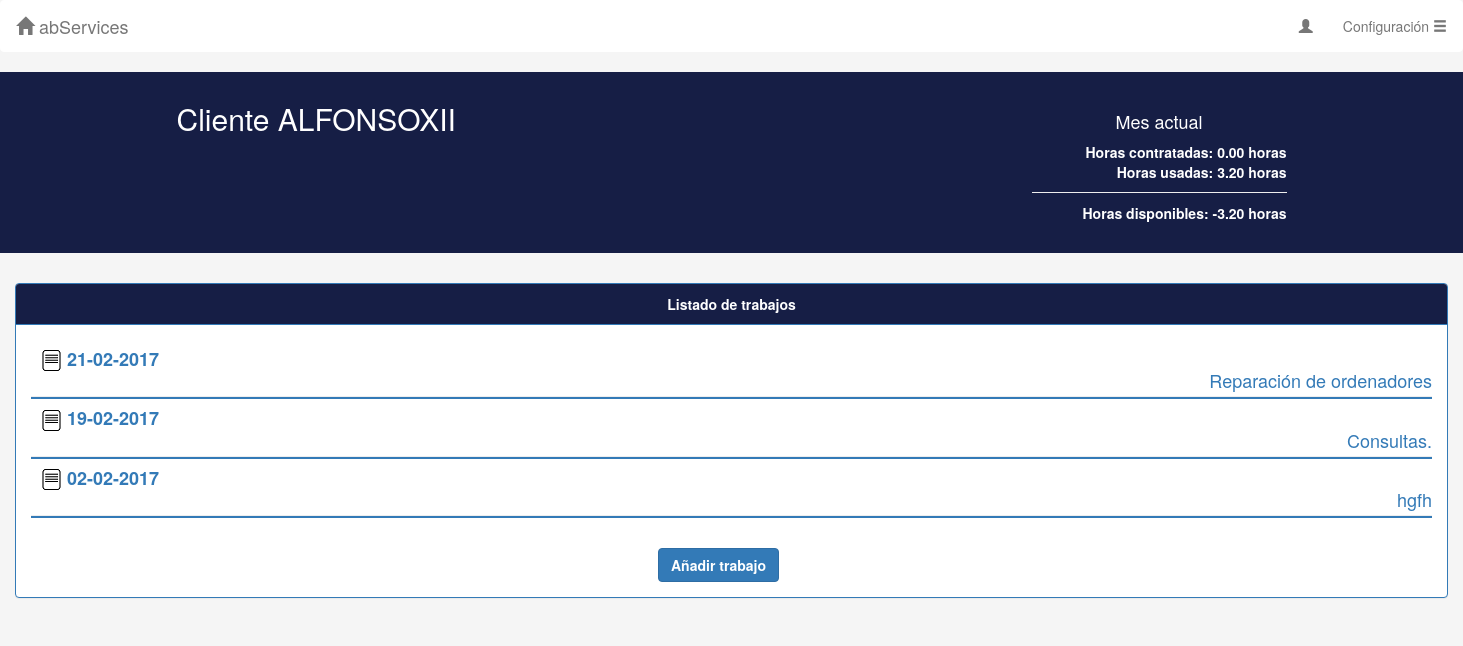
/trabajosCliente.php?cliente=ALFONSOXII, run on an earlier commit of the app's database.
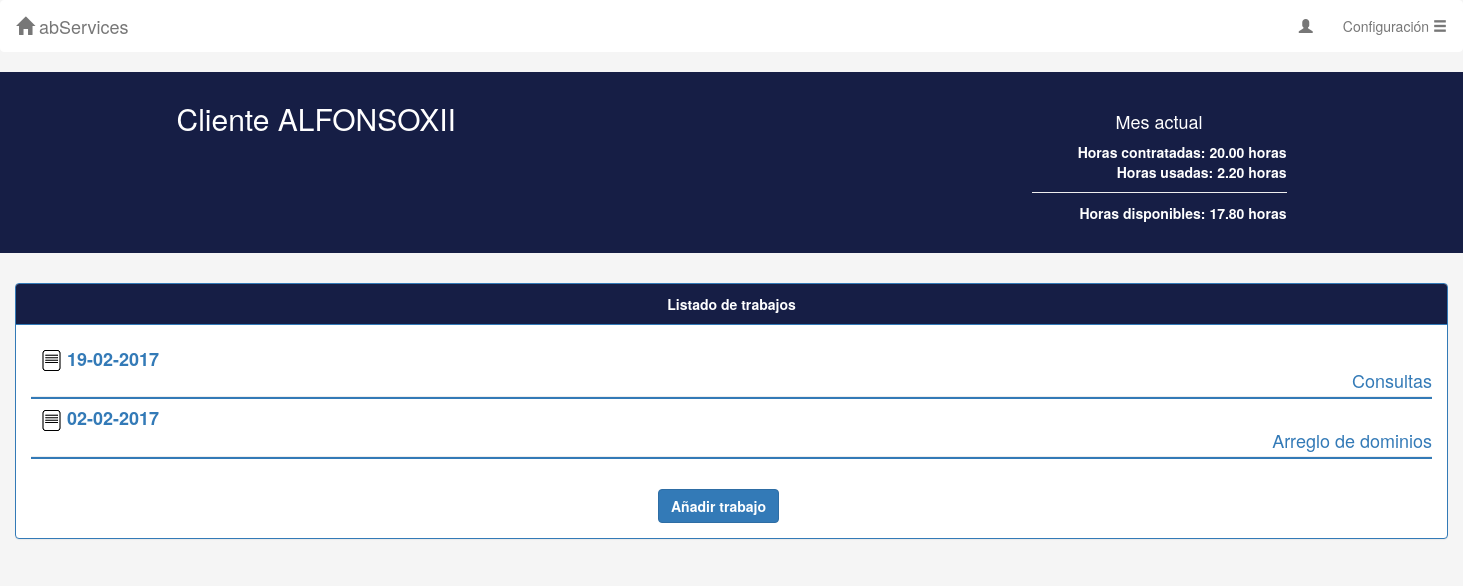
And on a later commit of the database.
### tables this page shows
CREATE TABLE `trabajos` (
  `Id` int(11) NOT NULL,
  `IdCliente` varchar(30) NOT NULL,
  `Trabajador` varchar(3) NOT NULL,
  `FVisita` date NOT NULL,
  `HoraE` time NOT NULL,
  `HoraS` time NOT NULL,
  `Descripcion` text NOT NULL,
  `DescripcionMat` text,
  `Observaciones` text
);

CREATE TABLE `clientes` (
  `Id` varchar(30) NOT NULL,
  `Horas` int(11) NOT NULL
);

### includes/php/config.php (called while the page is built, shortened)
<?php
$mysqli = new mysqli(BD_HOST, BD_USER, BD_PASS, BD_NAME);
$mysqli->set_charset("utf8");
function sanitizeArgs(&$args) {
	global $mysqli;
	for($i=0; $i < count($args); $i++){
		$args[$i] = mysqli_real_escape_string($mysqli, $args[$i]);
		$args[$i] = htmlspecialchars_decode(trim(strip_tags(stripslashes($args[$i]))));
	}
}
?>

### includes/php/clientesBD.php (called while the page is built, shortened)
<?php
require_once(__DIR__."/config.php");
function getHoras($id){
	global $mysqli;
	$args = array($id);
	$pst = $mysqli->prepare("SELECT Horas FROM clientes WHERE Id = ?");
	$pst->bind_param("s",$args[0]);
	$pst->execute();
	$result = $pst->get_result();
	while($row = $result->fetch_array(MYSQLI_ASSOC)){
		$horas = $row['Horas'];
	}
	return $horas;
}
?>

### includes/php/clientes.php (called while the page is built, shortened)
<?php
require_once __DIR__.'/config.php';
require_once __DIR__.'/trabajos.php';
require_once __DIR__.'/clientesBD.php';
function conseguirHoras($id){
	$horas = getHoras($id);
	return $horas;
}
?>

### includes/php/trabajosBD.php (called while the page is built, shortened)
<?php
require_once(__DIR__."/config.php");
function getTrabajos($id){
	global $mysqli;
	$trabajos = null;
	$args = array($id);
	$pst = $mysqli->prepare("SELECT * FROM trabajos WHERE IdCliente = ? ORDER BY FVisita DESC;");
	$pst->bind_param("s",$args[0]);
	$pst->execute();
	$result = $pst->get_result();
	while($row = $result->fetch_array(MYSQLI_ASSOC)){
		$trabajos[] = $row;
	}
	return $trabajos;
}
function getHorasTrabajos($id){
	global $mysqli;
	$args = array($id);
	$pst = $mysqli->prepare("SELECT * FROM trabajos WHERE IdCliente = ?");
	$pst->bind_param("s",$args[0]);
	$pst->execute();
	$result = $pst->get_result();
	$duracion = 0.0;
	while($row = $result->fetch_array(MYSQLI_ASSOC)){
		$horas = $row;
	$horai=substr($horas['HoraE'],0,2);
	$mini=substr($horas['HoraE'],3,2);
	$segi=substr($horas['HoraE'],6,2);
	$horaf=substr($horas['HoraS'],0,2);
	$minf=substr($horas['HoraS'],3,2);
	$segf=substr($horas['HoraS'],6,2);
	$ini=((($horai*60)*60)+($mini*60)+$segi);
	$fin=((($horaf*60)*60)+($minf*60)+$segf);
	$duracion+=abs($fin-$ini);
	}
	$duracion = conversorSegundosHoras($duracion);
	return $duracion;
}
function conversorSegundosHoras($tiempo_en_segundos) {
	$horas = floor($tiempo_en_segundos / 3600);
	$minutos = floor(($tiempo_en_segundos - ($horas * 3600)) / 60);
	return $horas . '.' . $minutos;
}
?>

### includes/php/trabajos.php (called while the page is built, shortened)
<?php
require_once __DIR__.'/config.php';
require_once __DIR__.'/trabajosBD.php';
function conseguirTrabajos($id){
	$result = getTrabajos($id);
	return $result;
}
function horasUsadas($cliente){
	$result = getHorasTrabajos($cliente);
	return $result;
}
?>

### trabajosCliente.php (the view, shortened to what this page needs)
<?php require_once __DIR__.'/includes/php/config.php';?>
<!DOCTYPE html>
<html lang="en">
  <head>
	<?php
	$cliente= $_GET['cliente'];
	?>
    <link href="includes/css/bootstrap.min.css" rel="stylesheet" media="screen">
	<link rel="stylesheet" type="text/css" href="includes/css/style.css">
  </head>
  <?php
    require(__DIR__.'/includes/php/trabajos.php');
	require(__DIR__.'/includes/php/clientes.php');
?>
  <body id="scroll">
		<nav class="navbar navbar-default" role="navigation" id="navSup">
			<div class="navbar-header" id="navSupHeader">
				<a class="navbar-brand" href="homeClientes.php"><span class="glyphicon glyphicon-home"></span> abServices</a>
			</div>
			<div class="collapse navbar-collapse navbar-ex1-collapse" id="navSupDerecha">
				<ul class="nav navbar-nav navbar-right">
					<li><a href="#"><span class="glyphicon glyphicon-user"></span>  <?php echo $_SESSION["usuario"] ?></a></li>
					<li class="dropdown">
						<a href="#" class="dropdown-toggle" data-toggle="dropdown"> Configuración <span class="glyphicon glyphicon-menu-hamburger"></span></a>
					</li>
				</ul>
			</div>
		</nav>
		<div class="jumbotron">
				<div class="container">
				<div class="col-md-4" >
				<h2 id="cab2">Cliente <?php echo $cliente?></h2>
				</div>
				<div class="col-md-5" ></div>
				<div class="col-md-3" id="derecha">
				<center><h4>Mes actual</h4></center>
				<strong><span> Horas contratadas: <?php echo $a = number_format(conseguirHoras($cliente),2)?> horas</span></br>
				<span> Horas usadas: <?php echo $b = horasUsadas($cliente)?> horas</span><hr style="margin-top: 10px; margin-bottom: 10px;">
				<span> Horas disponibles: <?php echo number_format(($a - $b),2)?> horas</span></strong>
				</div>
				</div>
		</div>
		<div class="container-fluid">
						<div class="panel panel-primary" >
						<div class="panel-heading" id="panelHead"><div class="text-center"><strong>Listado de trabajos</strong></div></div>
						<div class="panel-body">
								<?php
								$trabajos = conseguirTrabajos($cliente);
									foreach((array)$trabajos as $trabajo){
									echo '<div class="form-group"><h4><a href = "./infoTrabajo.php?id='.$trabajo['Id'].'&cliente='.$cliente.'"><strong><div class="container-fluid"><img id="margenIm" src="./includes/css/trabajo.png">'. date_format(new DateTime($trabajo['FVisita']), 'd-m-Y').'</div></strong><div id="derecha">'.$trabajo['Descripcion'].'</div></a></h4></div><hr id="lineas">';
									}
								?>	<br>
							<div class="form-group">
								<div class="col-lg-offset-4 col-lg-11">
									<div class="center-block"><a href="nuevoTrabajo.php?cliente=<?php echo $cliente ?>"><button id="botonCentrado" type="button" class="btn btn-primary"  value="Anadir"><strong>Añadir trabajo</strong></button></a></div>
								</div>
							</div>
						</div>
						</div>
					</div>
  </body>
</html>

### includes/css/style.css (style rules this page uses)
.jumbotron { background-color: #161e45; color: #fff; padding-top: 30px; padding-bottom: 30px; }
body { background-color: #f5f5f5; }
#cab1,#cab2 { display: inline-block; }
#navSup { background-color: #fff; border-color: #fff; }
#botonCentrado { margin-left: 145px !important; }
#lineas { margin-top: -10px !important; margin-bottom: 10px !important; background-color: #337ab7; height: 2px; }
#margenIm { margin-right: 5px; margin-left: -5px !important; }
#derecha { text-align:right; }
#panelHead { background-color: #161e45; }
#scroll { overflow-x:hidden; }

What changed in the data, as far as the page shows it:
removed trabajos: FVisita "21-02-2017", Descripcion "Reparación de ordenadores"
now on this page (row edited): clientes: Horas "20.00", $a-$b "17.80"
changed trabajos: Descripcion "Consultas." → "Consultas"
changed trabajos: Descripcion "hgfh" → "Arreglo de dominios"
Also different on the page:
$b = horasUsadas($cliente): "3.20" → "2.20"
$a = number_format(conseguirHoras($cliente),2): "0.00" → (not shown)
$a - $b: "-3.20" → (not shown)
